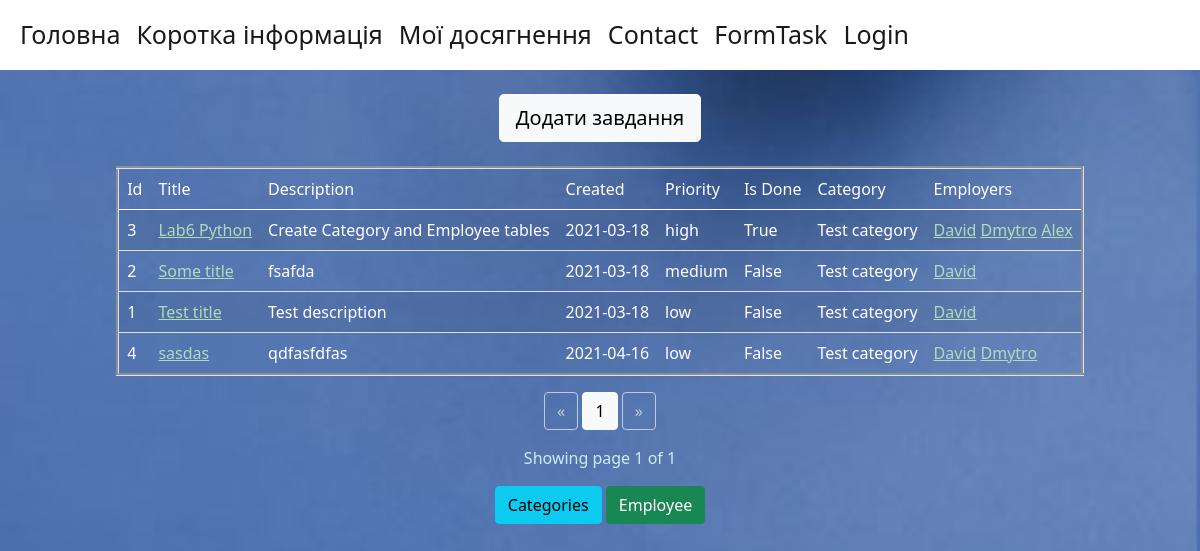
The page /tasks_bp/task on the database as committed earlier.
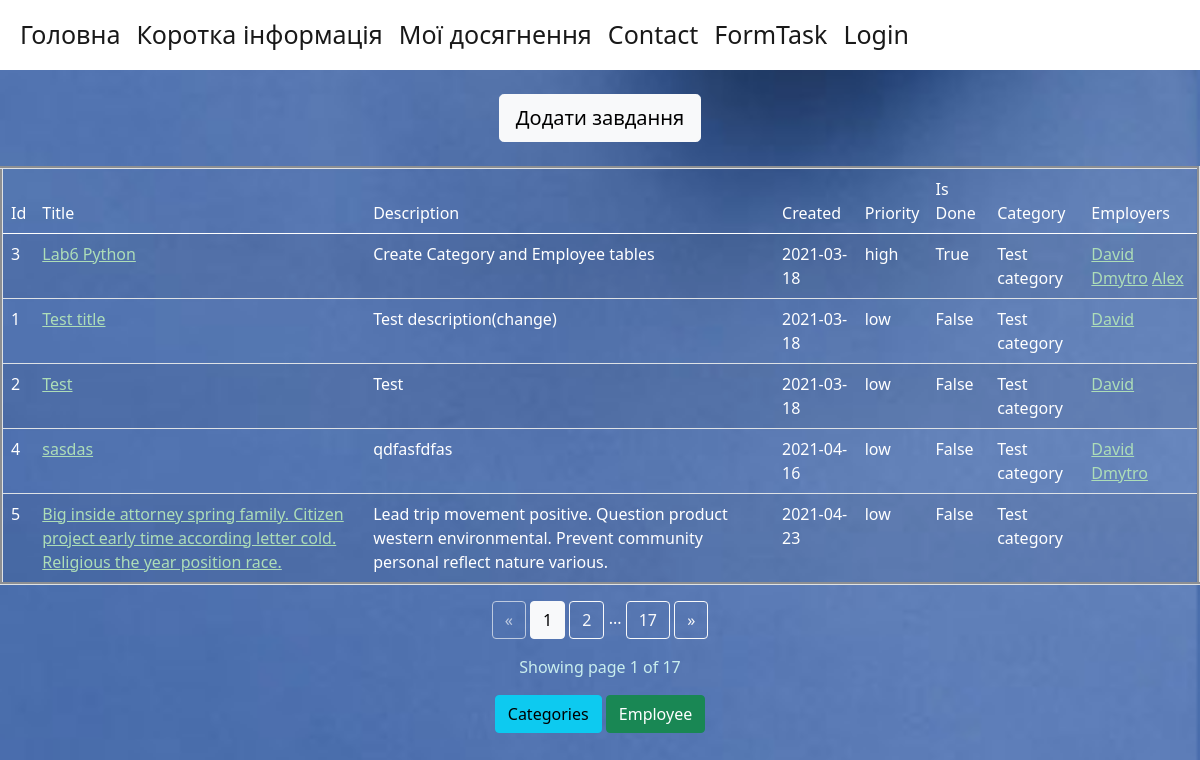
The same page on the database as committed later.
### app/task/models.py (models this page shows, shortened)
class Task(db.Model):
    id = db.Column(db.Integer, primary_key=True)
    title = db.Column(db.String(80), nullable=False)
    description = db.Column(db.String(120), nullable=False)
    created = db.Column(db.Date,default=datetime.utcnow())
    priority = db.Column(db.Enum(MyEnum), default='low')
    is_done = db.Column(db.Boolean, default=False)
    category_id = db.Column(db.Integer, db.ForeignKey('category.id'))

class Category(db.Model):
    id = db.Column(db.Integer, primary_key=True)
    name = db.Column(db.String(80), nullable=False)
    category = db.relationship('Task', backref='category_backref', lazy=True)

class Employee(db.Model):
    id = db.Column(db.Integer, primary_key=True)
    name = db.Column(db.String(50), nullable=False)
    count_of_completed_tasks = db.Column(db.Integer)
    task_empl = db.relationship('Task', secondary=association_table, backref=db.backref('employee_backref'))

### app/task/view.py (the view)
@task_bp.route('/task', methods=["GET", "POST"])
def task():
    page = request.args.get('page', 1, type=int)
    tasks = Task.query.order_by(case(value=Task.priority, whens={'low':2, 'medium':1, 'high':0}), Task.created).paginate(page=page, per_page=5)
    return render_template('tasks.html', title='Список завдань', tasks=tasks)

### app/task/templates/task/tasks.html (shortened to what this page needs)
{% extends "base.html" %}
{%block content%}
{%from "_render_field.html" import render_field%}
 <div class="form-wrapper" align="center">
     <br>
     <form action="{{ url_for('task_bp_in.task_create') }}">
        <input  class="btn btn-light btn-lg" type="submit" value="Додати завдання" />
     </form>
     <br>
     <table class="table table-striped w-auto" border="3" align="center">
  <thead>
    <tr>
        <td class="table_form" scope="col">Id</td>
      <td class="table_form" scope="col">Title</td>
        <td class="table_form" scope="col">Description</td>
        <td class="table_form" scope="col">Created</td>
      <td class="table_form" scope="col">Priority</td>
        <td class="table_form" scope="col">Is Done</td>
        <td class="table_form" scope="col">Category</td>
        <td class="table_form" scope="col">Employers</td>
    </tr>
  </thead>
  <tbody>
  {% for task in tasks.items %}
  <tr>
       <td class="table_form">{{task.id}}</td>
       <td class="table_form"><a class="href_in_background" href={{url_for('task_bp_in.task')}}/{{task.id}}>{{task.title}}</a></td>
       <td class="table_form">{{task.description}}</td>
       <td class="table_form">{{task.created}}</td>
       <td class="table_form">{{task.priority.name}}</td>
       <td class="table_form">{{task.is_done}}</td>
       <td class="table_form">{{task.category_backref.name}}</td>
       <td class="table_form">
           {% for empl in task.employee_backref %}
               <a class="href_in_background" href={{url_for('task_bp_in.employee')}}/{{ empl.id }}>{{empl.name}}</a>
           {%endfor%}
       </td>
  </tr>
  {%endfor%}
  </tbody>
</table>
    <div class="text-right ">
        <a href="{{ url_for('task_bp_in.task', page=tasks.prev_num) }}"
           class="btn btn-outline-light
           {% if tasks.page == 1 %}disabled{% endif %}">
            &laquo;
        </a>
        {% for page_num in tasks.iter_pages(left_edge=1, right_edge=1, left_current=1, right_current=2) %}
    {% if page_num %}
                {% if tasks.page == page_num %}
                <a href="{{ url_for('task_bp_in.task', page=page_num) }}"
                   class="btn btn-light">
                    {{ page_num }}
                </a>
                {% else %}
                <a href="{{ url_for('task_bp_in.task', page=page_num) }}"
                   class="btn btn-outline-light">
                    {{ page_num }}
                </a>
                {% endif %}
            {% else %}
                <span style="color:white;">...</span>
            {% endif %}
        {% endfor %}
        <a href="{{ url_for('task_bp_in.task', page=tasks.next_num) }}"
           class="btn btn-outline-light
           {% if tasks.page == tasks.pages %}disabled{% endif %}">
            &raquo;
        </a>
    </div>
    <p class="text-right mt-3" style="color:#c9eeee;">
       Showing page {{ tasks.page }} of {{ tasks.pages }}
    </p>
     <a class="btn btn btn-info" href={{url_for('task_bp_in.category')}} role="button">Categories</a>
     <a class="btn btn btn btn-success" href={{url_for('task_bp_in.employee')}} role="button">Employee</a>
 </div>
{% endblock %}

### app/templates/base.html (shortened to what this page needs)
<!DOCTYPE html>
<html lang="en">
<head>
    <link href="https://cdn.jsdelivr.net/npm/bootstrap@5.0.0-beta2/dist/css/bootstrap.min.css"
          rel="stylesheet"
>
    <link rel="stylesheet" type="text/css" href="{{ url_for('static', filename='css/custom.css') }}">
<link href="https://cdn.jsdelivr.net/npm/summernote@0.8.18/dist/summernote-lite.min.css" rel="stylesheet">
</head>
<body>
<nav class="navbar navbar-expand-lg navbar-light" style="background-color: white;">
  <div class="container-fluid">
    <div class="collapse navbar-collapse" id="navbarNavAltMarkup">
      <div class="navbar-nav">
          <a class="nav-link active"  href="/" style="font-size:25px;">Головна</a>
          <a class="nav-link active"  href="/info" style="font-size:25px;">Коротка інформація</a>
          <a class="nav-link active"  href="/achievement" style="font-size:25px;">Мої досягнення</a>
          <a class="nav-link active"  href="/contact" style="font-size:25px;">Contact</a>
          <a class="nav-link active"  href={{url_for('task_bp_in.task')}} style="font-size:25px;">FormTask</a>
          {%if current_user.is_authenticated%}
          <a class="nav-link active"  href={{url_for('user_bp_in.account')}} style="font-size:25px;">Профіль</a>
          <a class="nav-link active"  href={{url_for('user_bp_in.logout')}} style="font-size:25px;">Вихід</a>
          {%else%}
          <a class="nav-link active"  href={{url_for('user_bp_in.login')}} style="font-size:25px;">Login</a>
          {%endif%}
      </div>
    </div>
  </div>
</nav>
{%block content%}
{% endblock %}
</body>
</html>

### app/static/css/custom.css (style rules this page uses)
body { background-image: url('../images/fon.png'); background-size: 100%; }
.table_form { color:white; }
.href_in_background { color: #adddb8; }

Rows that differ between the two databases and show on the page:
changed Task "Test title": description "Test description" → "Test description(change)"; moves up the list
changed Task id 2: title "Some title" → "Test"; description "fsafda" → "Test"; priority.name "medium" → "low"
added Task: id "5", title "Big inside attorney spring family. Citizen project early time according letter cold. Religious the year position race.", description "Lead trip movement positive. Question product western environmental. Prevent community personal reflect nature various.", created "2021-04-23", priority.name "low", is_done "False", category_backref.name "Test category"
Other text that changed with them:
{{ tasks.pages }}: "1" → "17"
new list line: "2"
new list line: "17"
